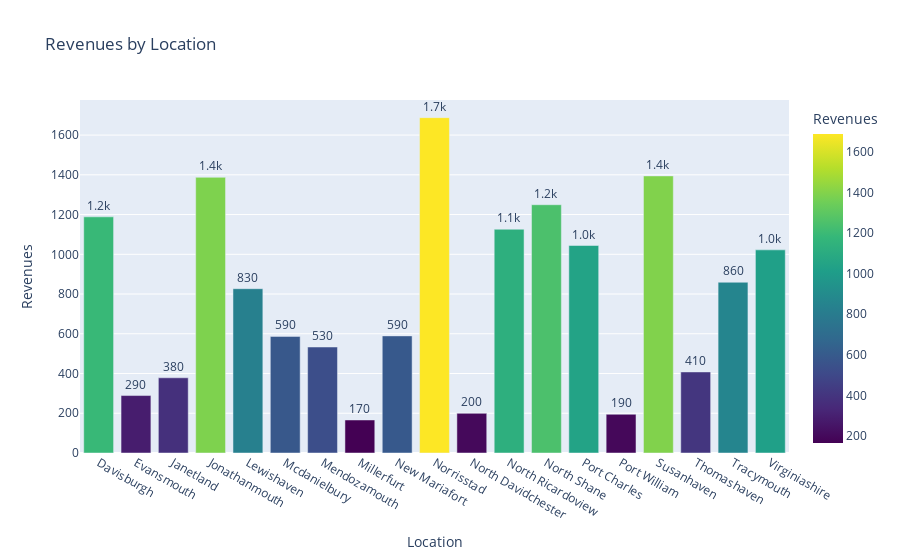

Source (notebook cell):
### Code cell
grouped_df = summary_df.groupby('location').agg({'total_price': 'sum'}).reset_index()

fig = px.bar(grouped_df, x='location', y='total_price',
             text='total_price', title='Revenues by Location',
             labels={'total_price': 'Revenues', 'location': 'Location'},
             color='total_price', color_continuous_scale='Viridis')

fig.update_traces(texttemplate='%{text:.2s}', textposition='outside')
fig.update_layout(uniformtext_minsize=8, uniformtext_mode='hide')

fig.show()

### Figure 1 — Plotly figure (JSON) as saved in the notebook; plotly's stock layout.template omitted (floating-point values rounded to 4 significant figures)
{"data": [{"alignmentgroup": "True", "hovertemplate": "Location=%{x}<br>Revenues=%{marker.color}<extra></extra>", "legendgroup": "", "marker": {"color": [1188.0, 289.2, 378.5, 1387.0, 826.9, 586.9, 533.5, 166.2, 589.4, 1688.0, 199.6, 1126.0, 1250.0, 1044.0, 194.8, 1395.0, 408.0, 859.3, 1022.0], "coloraxis": "coloraxis", "pattern": {"shape": ""}}, "name": "", "offsetgroup": "", "orientation": "v", "showlegend": false, "text": [1188.0, 289.2, 378.5, 1387.0, 826.9, 586.9, 533.5, 166.2, 589.4, 1688.0, 199.6, 1126.0, 1250.0, 1044.0, 194.8, 1395.0, 408.0, 859.3, 1022.0], "textposition": "outside", "texttemplate": "%{text:.2s}", "type": "bar", "x": ["Davisburgh", "Evansmouth", "Janetland", "Jonathanmouth", "Lewishaven", "Mcdanielbury", "Mendozamouth", "Millerfurt", "New Mariafort", "Norrisstad", "North Davidchester", "North Ricardoview", "North Shane", "Port Charles", "Port William", "Susanhaven", "Thomashaven", "Tracymouth", "Virginiashire"], "xaxis": "x", "y": [1188.0, 289.2, 378.5, 1387.0, 826.9, 586.9, 533.5, 166.2, 589.4, 1688.0, 199.6, 1126.0, 1250.0, 1044.0, 194.8, 1395.0, 408.0, 859.3, 1022.0], "yaxis": "y"}], "layout": {"barmode": "relative", "coloraxis": {"colorbar": {"title": {"text": "Revenues"}}, "colorscale": [[0, "#440154"], [0.1111, "#482878"], [0.2222, "#3e4989"], [0.3333, "#31688e"], [0.4444, "#26828e"], [0.5556, "#1f9e89"], [0.6667, "#35b779"], [0.7778, "#6ece58"], [0.8889, "#b5de2b"], [1, "#fde725"]]}, "legend": {"tracegroupgap": 0}, "title": {"text": "Revenues by Location"}, "uniformtext": {"minsize": 8, "mode": "hide"}, "xaxis": {"anchor": "y", "domain": [0, 1], "title": {"text": "Location"}}, "yaxis": {"anchor": "x", "domain": [0, 1], "title": {"text": "Revenues"}}}}
